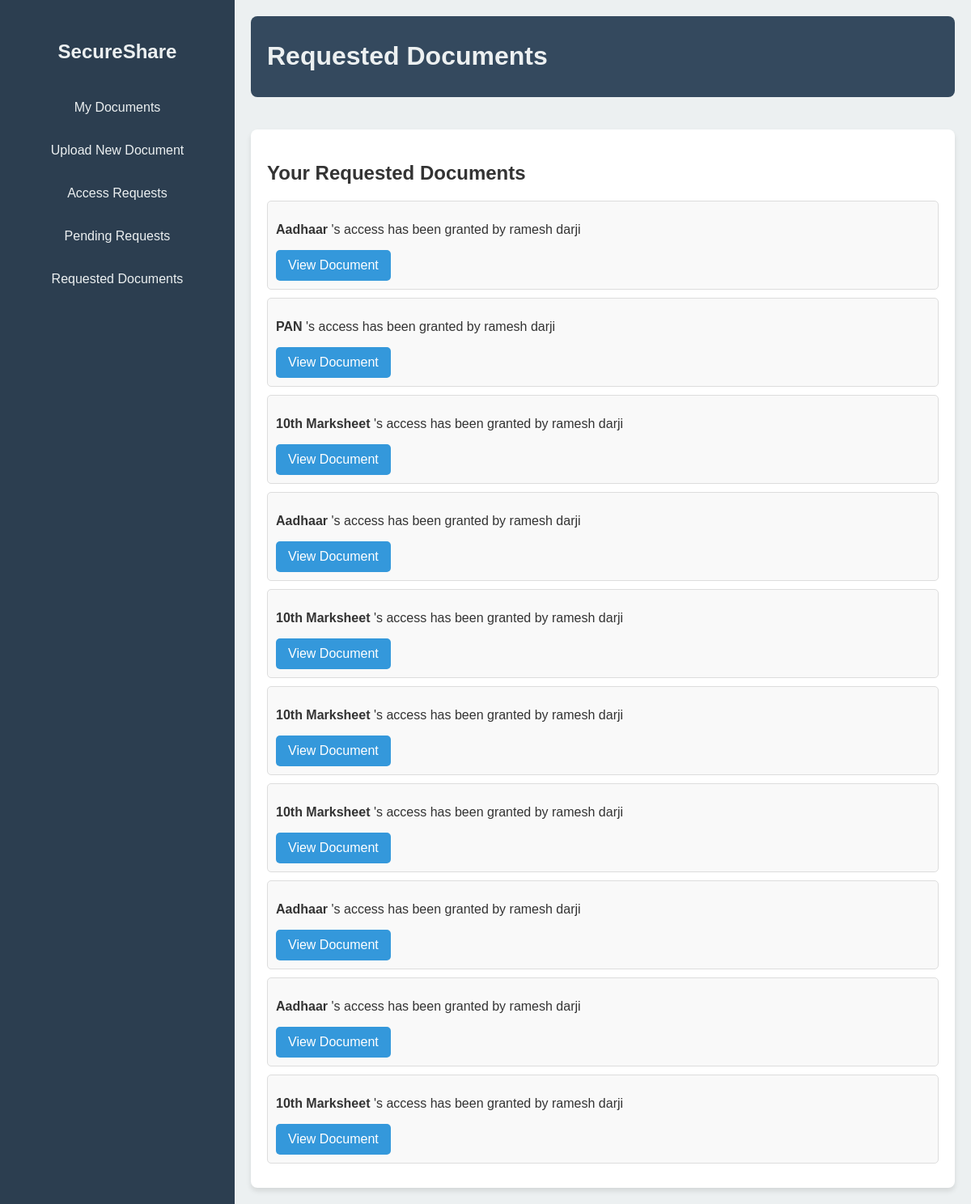
Before: /requested-document/ (signed in) with the older database file.
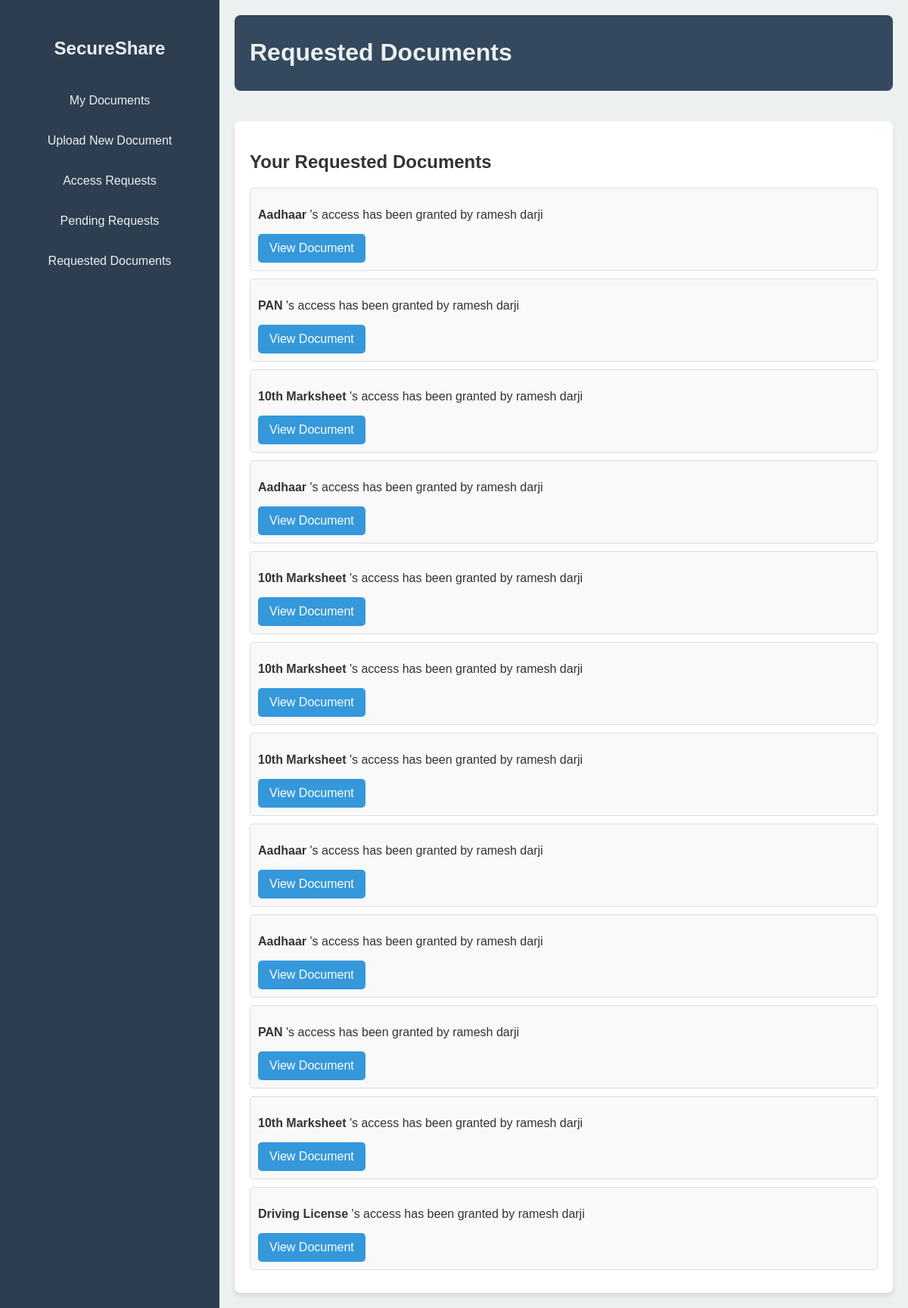
After: the same page with the newer database file.
### home/models.py (models this page shows, shortened)
class AccessRequest(models.Model):
    requested_by = models.ForeignKey(settings.AUTH_USER_MODEL, related_name='requests_made', on_delete=models.CASCADE)
    requested_for = models.ForeignKey(settings.AUTH_USER_MODEL, related_name='requests_received', on_delete=models.CASCADE)
    document_title = models.CharField(max_length=100)
    status = models.CharField(max_length=20, default='Pending')  # Status can be Pending, Approved, Denied
    request_date = models.DateTimeField(auto_now_add=True)

### authentication/models.py (models this page shows, shortened)
class CustomUser(AbstractBaseUser,PermissionsMixin):
  email = models.EmailField(unique=True)
  first_name = models.CharField(max_length=100)
  last_name = models.CharField(max_length=100)
  is_active = models.BooleanField(default=True)
  is_staff = models.BooleanField(default=False)
  secret_key = models.CharField(max_length=32, null=True, blank=True)
  USERNAME_FIELD = 'email'
  REQUIRED_FIELDS = ['first_name','last_name']
  objects = CustomUserManager()
  def get_full_name(self):
    return f"{self.first_name} {self.last_name}"

### home/views.py (the view)
# urls.py: path('requested-document/', home_views.requested_document, name='requested_document'),
@login_required
def requested_document(request):
    user = request.user
    requested_document = AccessRequest.objects.filter(requested_by=user, status='Approved')
    for req in requested_document:
      try:
        document = Document.objects.filter(title=req.document_title, user_id=req.requested_for).first()
        req.file_url = document.file_path.url  # Assuming `file_path` is a FileField
      except Document.DoesNotExist:
        req.file_url = None
    context = {
      'requested_document': requested_document
    }
    return render(request, 'home_templates/requested_document.html', context)

### templates/home_templates/requested_document.html (shortened to what this page needs)
<!DOCTYPE html>
<html lang="en">
<head>
</head>
<body>
  <div class="sidebar">
    <h2><a href="{% url 'dashboard' %}">SecureShare</a></h2>
    <ul>
      <li><a href="{% url 'view_all_documents' %}">My Documents</a></li>
      <li><a href="{% url 'upload_new_document' %}">Upload New Document</a></li>
      <li><a href="{% url 'access_request' %}">Access Requests</a></li>
      <li><a href="{% url 'pending_request' %}">Pending Requests</a></li>
      <li><a href="{% url 'requested_document' %}">Requested Documents</a></li>
    </ul>
  </div>
  <div class="main-content">
    <div class="header">
      <h1>Requested Documents</h1>
    </div>
    <div class="box">
      <h2>Your Requested Documents</h2>
      {% if requested_document %}
        {% for request in requested_document %}
          <div class="request-item">
            <p><strong>{{ request.document_title }}</strong> 's access has been granted by {{ request.requested_for.get_full_name }}</p>
            <a href="{{ request.file_url }}" class="view-btn" target="_blank">View Document</a>
          </div>
        {% endfor %}
      {% else %}
        <p>No documents have been shared with you.</p>
      {% endif %}
    </div>
  </div>
</body>
</html>

### templates/home_templates/requested_document.html (style rules this page uses)
:root { --primary-color: #3498db; --secondary-color: #2c3e50; --background-color: #ecf0f1; --text-color: #333; --light-text-color: #ecf0f1; --hover-color: #2980b9; --header-color: #34495e; }
body { font-family: 'Arial', sans-serif; background-color: var(--background-color); margin: 0; padding: 0; display: flex; min-height: 100vh; color: var(--text-color); }
.sidebar { width: 250px; background-color: var(--secondary-color); color: var(--light-text-color); padding: 20px; display: flex; flex-direction: column; align-items: center; }
.sidebar h2 { margin-bottom: 10px; font-size: 1.5em; color: var(--light-text-color); }
.sidebar ul { list-style-type: none; padding: 0; width: 100%; }
.sidebar li { margin-bottom: 15px; }
.sidebar a { color: var(--light-text-color); text-decoration: none; display: block; padding: 10px; border-radius: 8px; text-align: center; }
.main-content { flex-grow: 1; padding: 20px; display: flex; flex-direction: column; gap: 20px; }
.header { display: flex; justify-content: space-between; align-items: center; margin-bottom: 20px; background-color: var(--header-color); color: var(--light-text-color); padding: 10px 20px; border-radius: 8px; }
.box { background-color: #fff; padding: 20px; border-radius: 8px; box-shadow: 0 4px 6px rgba(0, 0, 0, 0.1); }
.request-item { background-color: #f9f9f9; padding: 10px; margin-bottom: 10px; border-radius: 5px; border: 1px solid #ddd; }
.view-btn { display: inline-block; padding: 10px 15px; background-color: var(--primary-color); color: white; text-decoration: none; border-radius: 5px; transition: background-color 0.3s; }

Changed rows visible on the page:
now on this page (row edited): AccessRequest: document_title "PAN", requested_for.get_full_name "ramesh darji"
added AccessRequest: document_title "Driving License", requested_for.get_full_name "ramesh darji"
